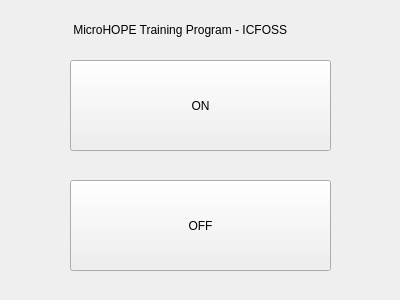
<?xml version="1.0" encoding="UTF-8"?>
<ui version="4.0">
 <class>Form</class>
 <widget class="QWidget" name="Form">
  <property name="geometry">
   <rect>
    <x>0</x>
    <y>0</y>
    <width>400</width>
    <height>300</height>
   </rect>
  </property>
  <property name="windowTitle">
   <string>Form</string>
  </property>
  <widget class="QPushButton" name="pushButton">
   <property name="geometry">
    <rect>
     <x>70</x>
     <y>60</y>
     <width>261</width>
     <height>91</height>
    </rect>
   </property>
   <property name="text">
    <string>ON</string>
   </property>
  </widget>
  <widget class="QLabel" name="label">
   <property name="geometry">
    <rect>
     <x>30</x>
     <y>9</y>
     <width>351</width>
     <height>41</height>
    </rect>
   </property>
   <property name="text">
    <string>             MicroHOPE Training Program - ICFOSS</string>
   </property>
  </widget>
  <widget class="QPushButton" name="pushButton_2">
   <property name="geometry">
    <rect>
     <x>70</x>
     <y>180</y>
     <width>261</width>
     <height>91</height>
    </rect>
   </property>
   <property name="text">
    <string>OFF</string>
   </property>
  </widget>
 </widget>
 <resources/>
 <connections/>
</ui>
